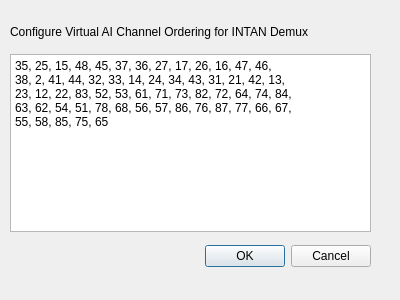
<ui version="4.0" >
 <class>ChanMappingDialog</class>
 <widget class="QDialog" name="ChanMappingDialog" >
  <property name="windowModality" >
   <enum>Qt::ApplicationModal</enum>
  </property>
  <property name="geometry" >
   <rect>
    <x>0</x>
    <y>0</y>
    <width>400</width>
    <height>300</height>
   </rect>
  </property>
  <property name="windowTitle" >
   <string>INTAN Demux Mapping</string>
  </property>
  <property name="windowIcon" >
   <iconset>Icon.xpm</iconset>
  </property>
  <widget class="QDialogButtonBox" name="buttonBox" >
   <property name="geometry" >
    <rect>
     <x>30</x>
     <y>240</y>
     <width>341</width>
     <height>32</height>
    </rect>
   </property>
   <property name="orientation" >
    <enum>Qt::Horizontal</enum>
   </property>
   <property name="standardButtons" >
    <set>QDialogButtonBox::Cancel|QDialogButtonBox::NoButton|QDialogButtonBox::Ok</set>
   </property>
  </widget>
  <widget class="QTextEdit" name="textEdit" >
   <property name="geometry" >
    <rect>
     <x>10</x>
     <y>54</y>
     <width>361</width>
     <height>178</height>
    </rect>
   </property>
   <property name="html" >
    <string>&lt;html>&lt;head>&lt;meta name="qrichtext" content="1" />&lt;style type="text/css">
p, li { white-space: pre-wrap; }
&lt;/style>&lt;/head>&lt;body style=" font-family:'Sans Serif'; font-size:9pt; font-weight:400; font-style:normal;">
&lt;p style=" margin-top:0px; margin-bottom:0px; margin-left:0px; margin-right:0px; -qt-block-indent:0; text-indent:0px;">35, 25, 15, 48, 45, 37, 36, 27, 17, 26, 16, 47, 46, &lt;/p>
&lt;p style=" margin-top:0px; margin-bottom:0px; margin-left:0px; margin-right:0px; -qt-block-indent:0; text-indent:0px;">38, 2, 41, 44, 32, 33, 14, 24, 34, 43, 31, 21, 42, 13,&lt;/p>
&lt;p style=" margin-top:0px; margin-bottom:0px; margin-left:0px; margin-right:0px; -qt-block-indent:0; text-indent:0px;">23, 12, 22, 83, 52, 53, 61, 71, 73, 82, 72, 64, 74, 84,&lt;/p>
&lt;p style=" margin-top:0px; margin-bottom:0px; margin-left:0px; margin-right:0px; -qt-block-indent:0; text-indent:0px;">63, 62, 54, 51, 78, 68, 56, 57, 86, 76, 87, 77, 66, 67,&lt;/p>
&lt;p style=" margin-top:0px; margin-bottom:0px; margin-left:0px; margin-right:0px; -qt-block-indent:0; text-indent:0px;">55, 58, 85, 75, 65&lt;/p>
&lt;p style="-qt-paragraph-type:empty; margin-top:0px; margin-bottom:0px; margin-left:0px; margin-right:0px; -qt-block-indent:0; text-indent:0px;">&lt;/p>&lt;/body>&lt;/html></string>
   </property>
  </widget>
  <widget class="QLabel" name="label" >
   <property name="geometry" >
    <rect>
     <x>10</x>
     <y>11</y>
     <width>341</width>
     <height>41</height>
    </rect>
   </property>
   <property name="toolTip" >
    <string>Configure the ordering of the virtual AI channels as they get demuxed from the INTANs.</string>
   </property>
   <property name="text" >
    <string>Configure Virtual AI Channel Ordering for INTAN Demux</string>
   </property>
   <property name="textFormat" >
    <enum>Qt::PlainText</enum>
   </property>
  </widget>
 </widget>
 <resources/>
 <connections>
  <connection>
   <sender>buttonBox</sender>
   <signal>accepted()</signal>
   <receiver>ChanMappingDialog</receiver>
   <slot>accept()</slot>
   <hints>
    <hint type="sourcelabel" >
     <x>248</x>
     <y>254</y>
    </hint>
    <hint type="destinationlabel" >
     <x>157</x>
     <y>274</y>
    </hint>
   </hints>
  </connection>
  <connection>
   <sender>buttonBox</sender>
   <signal>rejected()</signal>
   <receiver>ChanMappingDialog</receiver>
   <slot>reject()</slot>
   <hints>
    <hint type="sourcelabel" >
     <x>316</x>
     <y>260</y>
    </hint>
    <hint type="destinationlabel" >
     <x>286</x>
     <y>274</y>
    </hint>
   </hints>
  </connection>
 </connections>
</ui>
